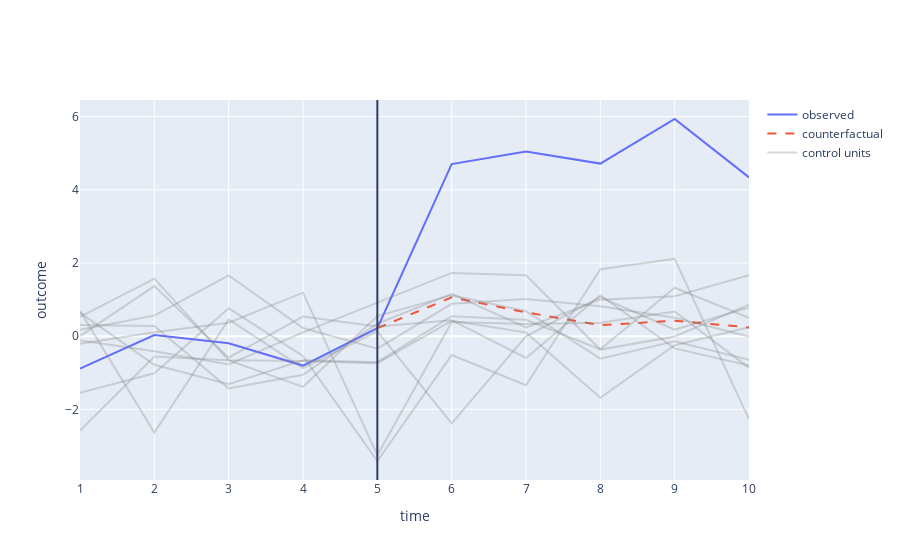

This figure's notebook cell:
### Code cell
N = 10 # control units
T = 10 # observed periods
T0 = 5 # intervention time

# Y(0) ~ N(0, 1)
# Y(1) ~ N(4, 1)
np.random.seed(20240209)
weight = np.array(
    [0.4, 0.0, 0.3, 0.0, 0.0, 0.0, 0.3, 0.0, 0.0, 0.0]
)
Y_control = np.random.normal(0, 1, size=(N, T))
Y0 = weight @ Y_control
Y0_observed = np.concatenate(
    [
        Y0[:T0], np.random.normal(5, 1, T-T0)
    ]
)
Y0_counterfactual = Y0


fig = go.Figure()
fig.add_trace(
    go.Scatter(
        x=np.arange(1, T+1),
        y=Y0_observed,
        mode='lines',
        name='observed'
    )
)
fig.add_trace(
    go.Scatter(
        x=np.arange(T0, T+1),
        y=Y0_counterfactual[T0-1:],
        name='counterfactual',
        line=dict(
            dash='dash'
        ),
        mode='lines'
    )
)
for i in range(N):
    if i==1:
        fig.add_trace(
            go.Scatter(
                x=np.arange(1, T+1),
                y=Y_control[i, :],
                name='control units',
                opacity=0.3,
                line=dict(
                    color='gray'
                ),
                mode='lines',
            )
        )
    else:
        fig.add_trace(
            go.Scatter(
                x=np.arange(1, T+1),
                y=Y_control[i, :],
                opacity=0.3,
                line=dict(
                    color='gray'
                ),
                mode='lines',
                showlegend=False
            )
        )
fig.add_vline(
    x=5
)
fig.update_layout(
    xaxis_title='time',
    yaxis_title='outcome'
)
fig.show()

### Figure 1 — Plotly figure (JSON) as saved in the notebook; plotly's stock layout.template omitted (floating-point values rounded to 4 significant figures)
{"data": [{"mode": "lines", "name": "observed", "type": "scatter", "x": [1, 2, 3, 4, 5, 6, 7, 8, 9, 10], "y": [-0.8873, 0.02819, -0.1959, -0.8044, 0.2174, 4.703, 5.043, 4.716, 5.934, 4.34]}, {"line": {"dash": "dash"}, "mode": "lines", "name": "counterfactual", "type": "scatter", "x": [5, 6, 7, 8, 9, 10], "y": [0.2174, 1.059, 0.6494, 0.2977, 0.4221, 0.2376]}, {"line": {"color": "gray"}, "mode": "lines", "opacity": 0.3, "showlegend": false, "type": "scatter", "x": [1, 2, 3, 4, 5, 6, 7, 8, 9, 10], "y": [-2.58, -0.5593, -0.6615, -1.386, 0.5469, 1.12, 0.6802, -0.6172, -0.1386, -0.6485]}, {"line": {"color": "gray"}, "mode": "lines", "name": "control units", "opacity": 0.3, "type": "scatter", "x": [1, 2, 3, 4, 5, 6, 7, 8, 9, 10], "y": [-0.2068, 0.106, 0.3682, 1.187, -3.253, 0.3885, 0.3316, 0.3667, 0.6724, -0.8666]}, {"line": {"color": "gray"}, "mode": "lines", "opacity": 0.3, "showlegend": false, "type": "scatter", "x": [1, 2, 3, 4, 5, 6, 7, 8, 9, 10], "y": [0.1771, 0.5631, 1.66, 0.2215, -0.3427, 0.8828, 1.017, 0.8175, 0.5, -0.009307]}, {"line": {"color": "gray"}, "mode": "lines", "opacity": 0.3, "showlegend": false, "type": "scatter", "x": [1, 2, 3, 4, 5, 6, 7, 8, 9, 10], "y": [-0.119, -0.4113, -0.7749, 0.1024, 0.9161, 1.727, 1.664, -0.3677, -0.01097, 0.858]}, {"line": {"color": "gray"}, "mode": "lines", "opacity": 0.3, "showlegend": false, "type": "scatter", "x": [1, 2, 3, 4, 5, 6, 7, 8, 9, 10], "y": [-1.55, -1.017, 0.7635, -0.5452, -3.413, -0.5174, -1.343, 1.831, 2.115, -2.273]}, {"line": {"color": "gray"}, "mode": "lines", "opacity": 0.3, "showlegend": false, "type": "scatter", "x": [1, 2, 3, 4, 5, 6, 7, 8, 9, 10], "y": [0.001259, 1.368, -0.5907, 0.5378, 0.2657, 0.4359, -0.5969, 1.118, -0.3362, -0.8035]}, {"line": {"color": "gray"}, "mode": "lines", "opacity": 0.3, "showlegend": false, "type": "scatter", "x": [1, 2, 3, 4, 5, 6, 7, 8, 9, 10], "y": [0.3054, 0.2766, -1.431, -1.055, 0.3383, 1.153, 0.2404, 0.9976, 1.092, 1.666]}, {"line": {"color": "gray"}, "mode": "lines", "opacity": 0.3, "showlegend": false, "type": "scatter", "x": [1, 2, 3, 4, 5, 6, 7, 8, 9, 10], "y": [0.5259, 1.57, -0.6614, -0.6799, -0.7404, 0.4178, 0.09895, -1.686, -0.248, 0.2463]}, {"line": {"color": "gray"}, "mode": "lines", "opacity": 0.3, "showlegend": false, "type": "scatter", "x": [1, 2, 3, 4, 5, 6, 7, 8, 9, 10], "y": [0.6906, -2.637, 0.4563, -0.8752, 0.13, -2.386, -0.006428, 1.067, 0.1775, 0.7864]}, {"line": {"color": "gray"}, "mode": "lines", "opacity": 0.3, "showlegend": false, "type": "scatter", "x": [1, 2, 3, 4, 5, 6, 7, 8, 9, 10], "y": [0.6411, -0.7848, -1.312, -0.6581, -0.7113, 0.5462, 0.4446, -0.3624, 1.323, 0.4973]}], "layout": {"shapes": [{"type": "line", "x0": 5, "x1": 5, "xref": "x", "y0": 0, "y1": 1, "yref": "y domain"}], "xaxis": {"title": {"text": "time"}}, "yaxis": {"title": {"text": "outcome"}}}}
